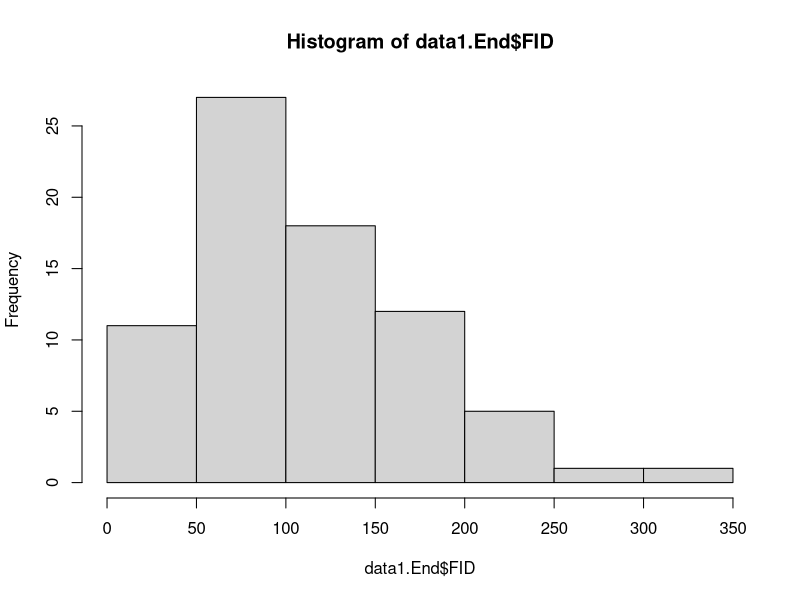
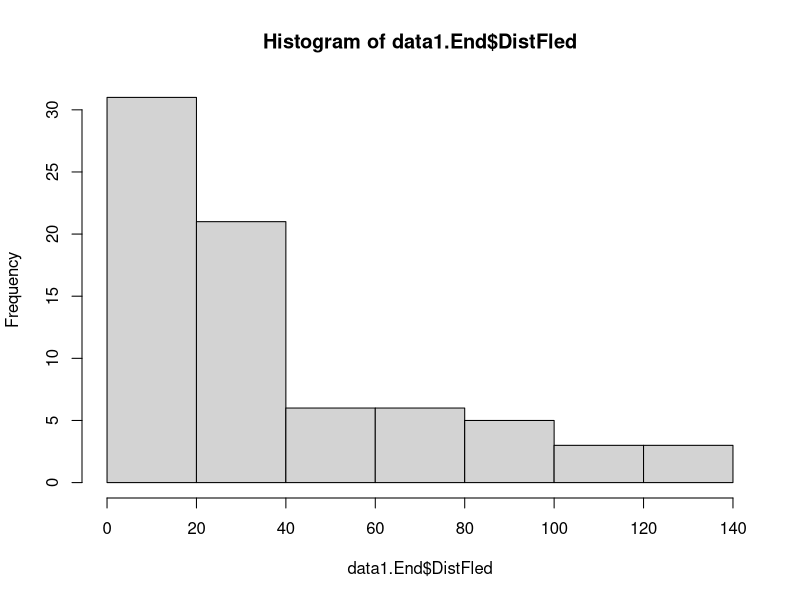
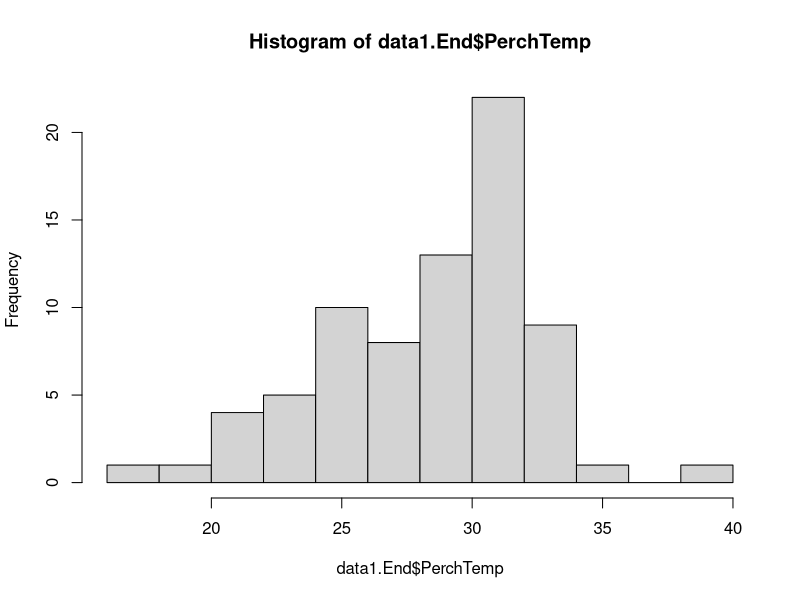
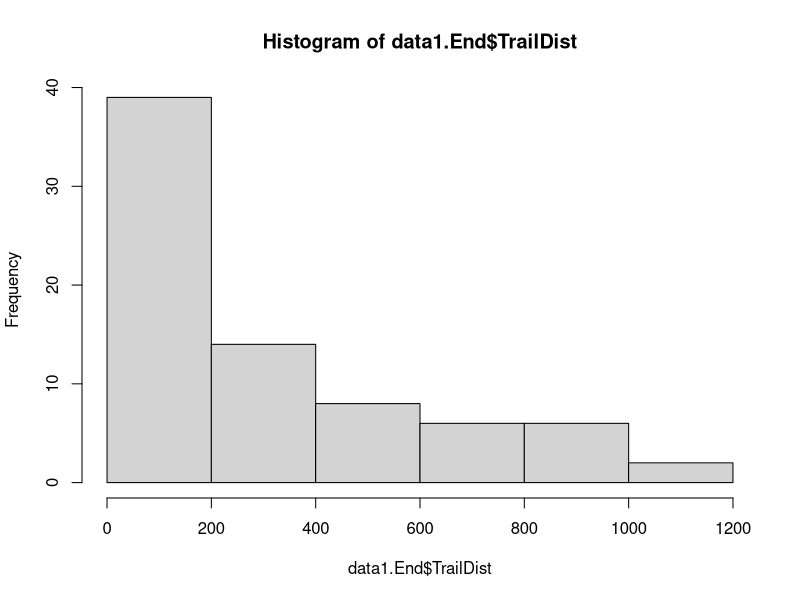
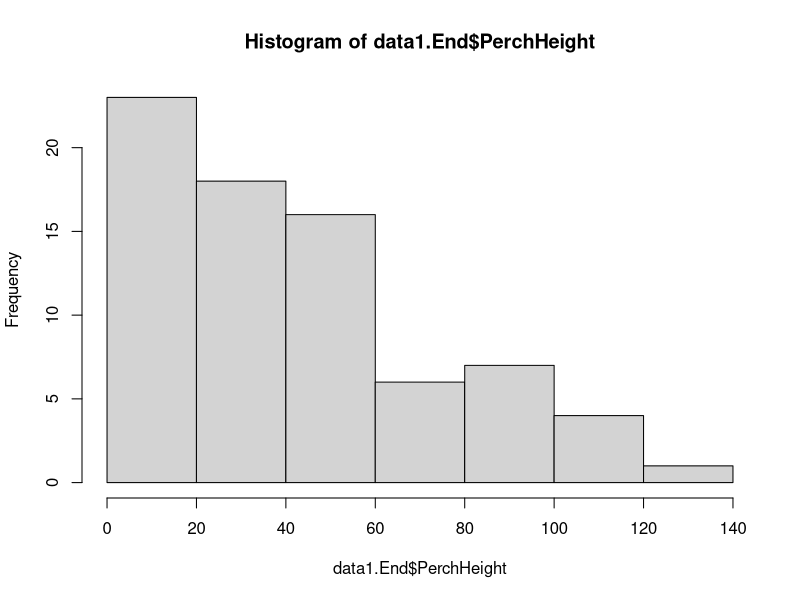
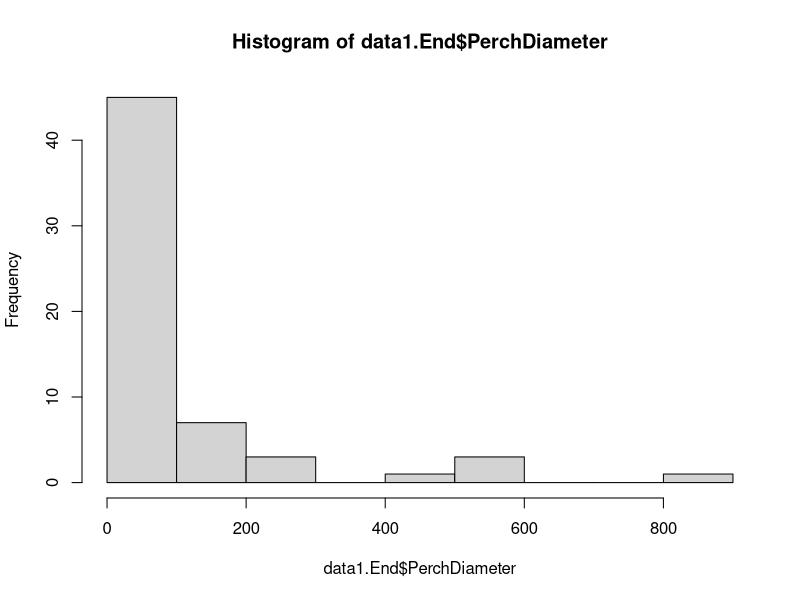
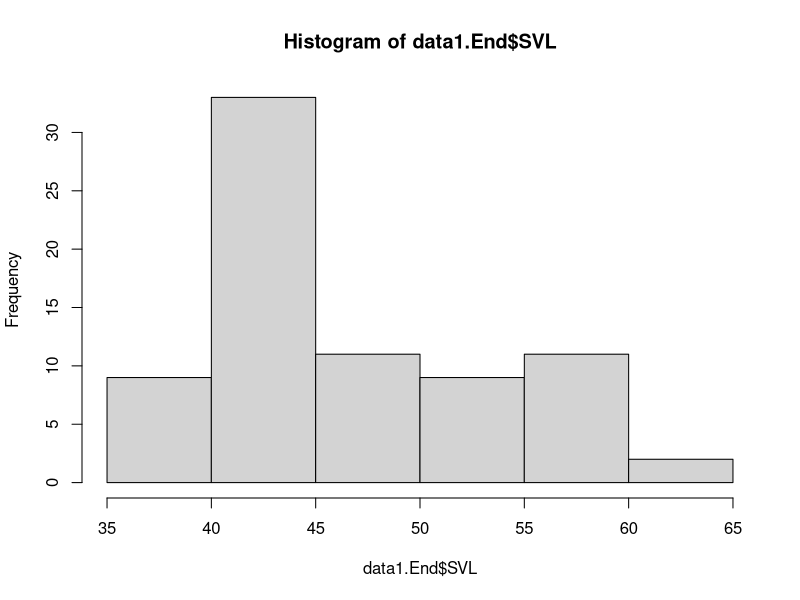
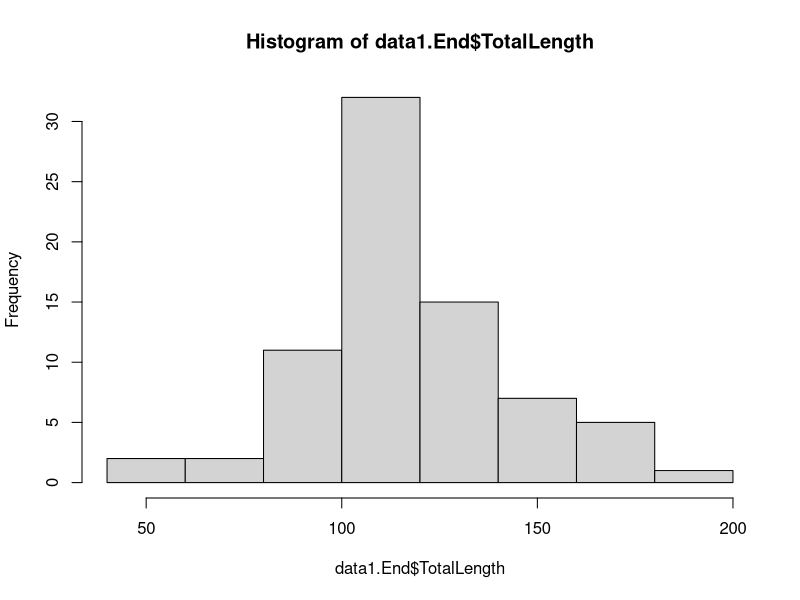

These charts were generated, in order, by the following R code: (Note: this script raises an error after producing the figures.)
## Data Management ----
data1<-read.csv("HerpSpr23.csv")
data1<-data1[,-c(2:3,9:10,22:24,37,39,41,43,45,47,48)]
colnames(data1)<-c("ID","Date","Weather","StartingTemp","EndingTemp",
                   "Time","Perch","StartDist",
                   "FID","DistFled","PerchTemp","TrailDist","PerchHeight",
                   "PerchDiameter","ApproachBehavior","Orientation","CatchBehavior","StartTime",
                   "Sex","Morph","SVL","TotalLength","BrokenTail",
                   "RegrowthTail","Mass","Ectos","HandlingBehavior","Endurance",
                   "Forelimb1","Forelimb2","Hindlimb1","Hindlimb2","Dewlap1","Dewlap2")
data1.End<-subset(data1, Endurance>0)
data1.End$Morph<-factor(data1.End$Morph)
data1.End$Sex<-factor(data1.End$Sex)

## Exploration ----

# Distributions
hist(data1.End$FID)
hist(data1.End$DistFled)
hist(data1.End$PerchTemp) 
hist(data1.End$TrailDist)
hist(data1.End$PerchHeight)
hist(data1.End$PerchDiameter)
hist(data1.End$SVL)
hist(data1.End$TotalLength)
hist(data1.End$Mass)
hist(data1.End$Endurance)

# Correlations
summary(lm(FID~TrailDist, data=data1.End))
plot(FID~TrailDist, data=data1.End)

summary(lm(FID~Endurance, data=data1.End))
plot(FID~Endurance, data=data1.End)

summary(lm(FID~Sex*SVL, data=data1.End))
plot(FID~SVL, data=data1.End)

summary(lm(FID~Sex*Mass, data=data1.End))
plot(FID~Mass, data=data1.End)

# Group Comparisons
SexF<-subset(data1.End, Sex=="F")
SexM<-subset(data1.End, Sex=="M")

plot(DistFled~Sex, data=data1.End)
plot(PerchDiameter~Sex, data=data1.End)
plot(Mass~Sex, data=data1.End)

plot(DistFled~CheckedMorph, data=SexF)
aggregate(FID~CheckedMorph, length, data=SexF)


